Frame 1 (no input): blank canvas, image omitted
Frame 60 (no input): blank canvas, image omitted
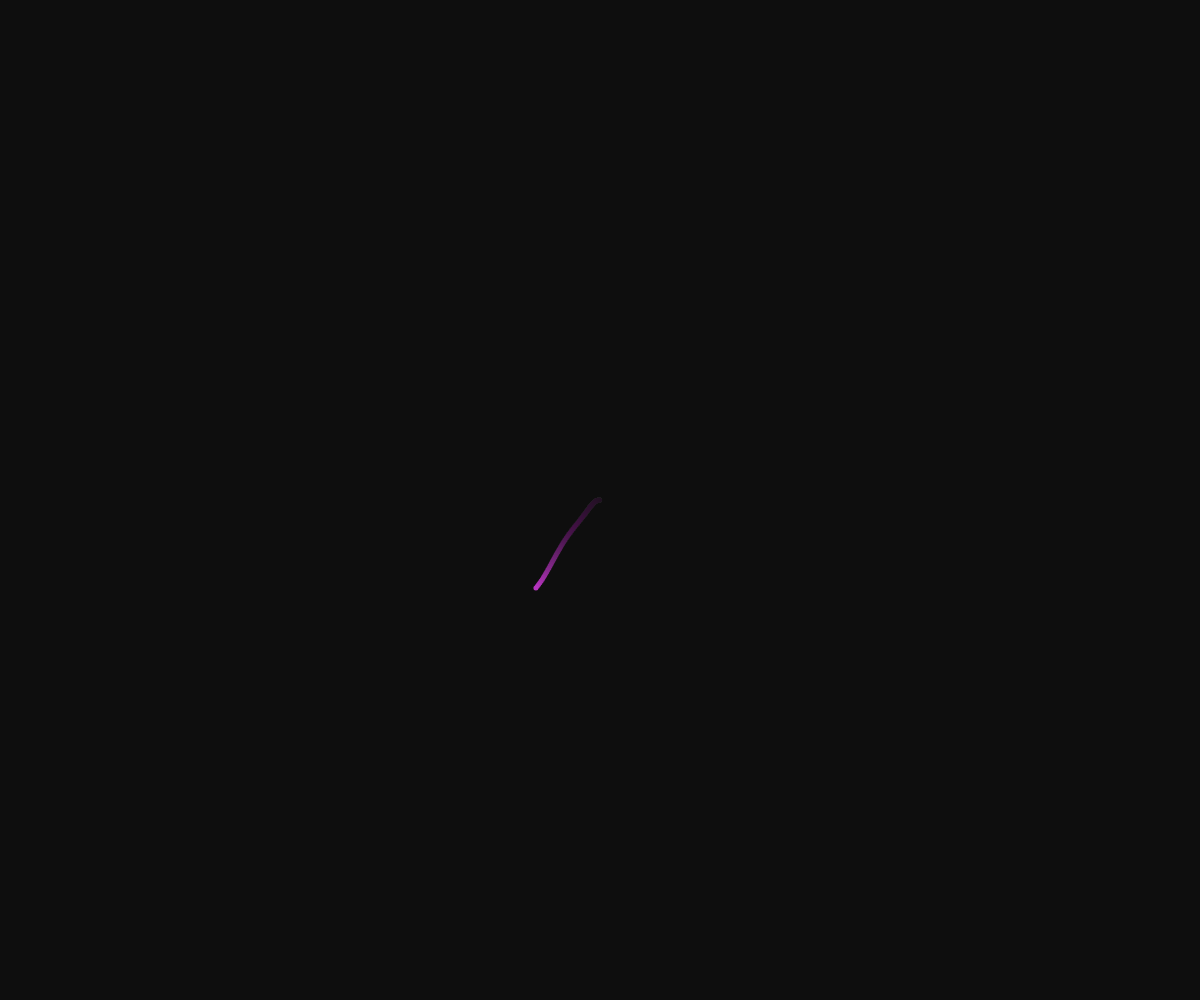
Frame 120 (the mouse pressed at the canvas centre since frame 60)

The p5.js sketch whose frames 1 and 60 were blank and that drew this single picture after the mouse press (run headless with seeded random() and noise() and a simulated clock; from frame 60 on, the mouse is pressed at the canvas centre):

// p5.js sketch
// ── sketch.js
// Objecy-Object Interactions
// Meixi Yao
// March 25th, 2026
//

// Globals
let nodes = []
let reach = 150;


function setup() {
  createCanvas(windowWidth, windowHeight);
}

function draw() {
  background(0,8);
  for(let n of nodes){
    n.move();
    n.connect(nodes);
    n.display();
  }
}

function mousePressed(){
  if(mouseButton === "center"){
    for(let i = 0; i<50; i++){
      let x = random(-50, 50);
      let y = random(-50, 50);
      nodes.push(new csNode(mouseX + x, mouseY + y));
    }
  }
  if(mouseButton === "left"){
    let n = new csNode(mouseX, mouseY);
    nodes.push(n);
  }
}

class csNode{
  // 1. constructor
  constructor(x,y){
    // Properties related to pos/display
    this.x = x;  this.y = y;   this.size = 5;
    this.c = color(random(255), random(255), random(255));

    // Properties related to movement
    this.xTime = random(100);   this.yTime = random(100)
    this.timeShift = 0.01;   this.maxSpeed = 5;
  }

  // 2. Class Methods
  display(){
    fill(this.c);
    noStroke();
    circle(this.x, this.y, this.size);
  }

  move(){
    // Use perlin noise for x,y movement
    let xSpeed = noise(this.xTime);  //0-1
    xSpeed = map(xSpeed, 0, 1, -this.maxSpeed, this.maxSpeed);
    this.xTime += this.timeShift;

    this.x += xSpeed;
    if(this.x < 0) this.x = width;
    else if(this.x > width) this.x = 0;

    // Do the same thing for y component
    let ySpeed = noise(this.yTime);  //0-1
    ySpeed = map(ySpeed, 0, 1, -this.maxSpeed, this.maxSpeed);
    this.yTime += this.timeShift;

    this.y += ySpeed;
    if(this.y < 0) this.y = height;
    else if(this.y > height) this.y = 0;
  }

  connect(nodeArray){
    //check if the current csNode is close to any other csNode, and if so join with a line
    stroke(this.c);
    for(let n of nodeArray){
      //this.x, this.y  n.x, n.y
      if(n !== this){ //don't compare to yourself
        let d = dist(this.x, this.y, n.x, n.y);
        if(d<reach){  //the two nodes are close
          line(this.x, this.y, n.x, n.y);
        }  
      
      }
    }
  }
}
